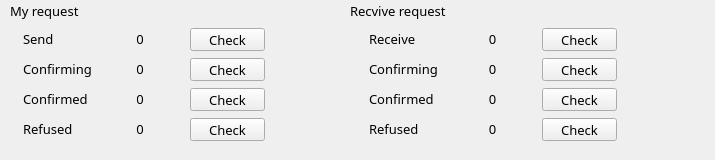
      <widget class="QFrame" name="frame_5">
       <property name="geometry">
        <rect>
         <x>0</x>
         <y>540</y>
         <width>715</width>
         <height>160</height>
        </rect>
       </property>
       <property name="sizePolicy">
        <sizepolicy hsizetype="Preferred" vsizetype="Fixed">
         <horstretch>0</horstretch>
         <verstretch>0</verstretch>
        </sizepolicy>
       </property>
       <property name="minimumSize">
        <size>
         <width>0</width>
         <height>160</height>
        </size>
       </property>
       <property name="maximumSize">
        <size>
         <width>16777215</width>
         <height>160</height>
        </size>
       </property>
       <property name="font">
        <font>
         <family>微软雅黑</family>
         <pointsize>10</pointsize>
        </font>
       </property>
       <property name="styleSheet">
        <string notr="true"/>
       </property>
       <property name="frameShape">
        <enum>QFrame::NoFrame</enum>
       </property>
       <property name="frameShadow">
        <enum>QFrame::Raised</enum>
       </property>
       <widget class="QLabel" name="label_7">
        <property name="geometry">
         <rect>
          <x>10</x>
          <y>0</y>
          <width>121</width>
          <height>21</height>
         </rect>
        </property>
        <property name="font">
         <font>
          <family>微软雅黑</family>
          <pointsize>10</pointsize>
         </font>
        </property>
        <property name="text">
         <string>My request</string>
        </property>
       </widget>
       <widget class="QLabel" name="label_23">
        <property name="geometry">
         <rect>
          <x>350</x>
          <y>0</y>
          <width>121</width>
          <height>21</height>
         </rect>
        </property>
        <property name="font">
         <font>
          <family>微软雅黑</family>
          <pointsize>10</pointsize>
         </font>
        </property>
        <property name="text">
         <string>Recvive request</string>
        </property>
       </widget>
       <widget class="QLabel" name="label_24">
        <property name="geometry">
         <rect>
          <x>23</x>
          <y>28</y>
          <width>54</width>
          <height>21</height>
         </rect>
        </property>
        <property name="font">
         <font>
          <family>微软雅黑</family>
         </font>
        </property>
        <property name="text">
         <string>Send</string>
        </property>
       </widget>
       <widget class="QLabel" name="label_25">
        <property name="geometry">
         <rect>
          <x>23</x>
          <y>58</y>
          <width>81</width>
          <height>21</height>
         </rect>
        </property>
        <property name="font">
         <font>
          <family>微软雅黑</family>
         </font>
        </property>
        <property name="text">
         <string>Confirming</string>
        </property>
       </widget>
       <widget class="QLabel" name="label_26">
        <property name="geometry">
         <rect>
          <x>23</x>
          <y>88</y>
          <width>71</width>
          <height>21</height>
         </rect>
        </property>
        <property name="font">
         <font>
          <family>微软雅黑</family>
         </font>
        </property>
        <property name="text">
         <string>Confirmed</string>
        </property>
       </widget>
       <widget class="QLabel" name="label_27">
        <property name="geometry">
         <rect>
          <x>23</x>
          <y>118</y>
          <width>54</width>
          <height>21</height>
         </rect>
        </property>
        <property name="font">
         <font>
          <family>微软雅黑</family>
         </font>
        </property>
        <property name="text">
         <string>Refused</string>
        </property>
       </widget>
       <widget class="QLabel" name="label_28">
        <property name="geometry">
         <rect>
          <x>369</x>
          <y>118</y>
          <width>54</width>
          <height>21</height>
         </rect>
        </property>
        <property name="font">
         <font>
          <family>微软雅黑</family>
         </font>
        </property>
        <property name="text">
         <string>Refused</string>
        </property>
       </widget>
       <widget class="QLabel" name="label_29">
        <property name="geometry">
         <rect>
          <x>369</x>
          <y>58</y>
          <width>71</width>
          <height>21</height>
         </rect>
        </property>
        <property name="font">
         <font>
          <family>微软雅黑</family>
         </font>
        </property>
        <property name="text">
         <string>Confirming</string>
        </property>
       </widget>
       <widget class="QLabel" name="label_30">
        <property name="geometry">
         <rect>
          <x>369</x>
          <y>88</y>
          <width>71</width>
          <height>21</height>
         </rect>
        </property>
        <property name="font">
         <font>
          <family>微软雅黑</family>
         </font>
        </property>
        <property name="text">
         <string>Confirmed</string>
        </property>
       </widget>
       <widget class="QLabel" name="label_31">
        <property name="geometry">
         <rect>
          <x>369</x>
          <y>28</y>
          <width>54</width>
          <height>21</height>
         </rect>
        </property>
        <property name="font">
         <font>
          <family>微软雅黑</family>
         </font>
        </property>
        <property name="text">
         <string>Receive</string>
        </property>
       </widget>
       <widget class="QLabel" name="labelMyRegSended">
        <property name="geometry">
         <rect>
          <x>100</x>
          <y>28</y>
          <width>80</width>
          <height>21</height>
         </rect>
        </property>
        <property name="frameShape">
         <enum>QFrame::NoFrame</enum>
        </property>
        <property name="text">
         <string>0</string>
        </property>
        <property name="alignment">
         <set>Qt::AlignCenter</set>
        </property>
       </widget>
       <widget class="QPushButton" name="btnViewMyRegSend">
        <property name="geometry">
         <rect>
          <x>190</x>
          <y>28</y>
          <width>75</width>
          <height>23</height>
         </rect>
        </property>
        <property name="font">
         <font>
          <family>微软雅黑</family>
         </font>
        </property>
        <property name="text">
         <string>Check</string>
        </property>
       </widget>
       <widget class="QLabel" name="labelMyRegWaitforConfirm">
        <property name="geometry">
         <rect>
          <x>100</x>
          <y>58</y>
          <width>80</width>
          <height>21</height>
         </rect>
        </property>
        <property name="frameShape">
         <enum>QFrame::NoFrame</enum>
        </property>
        <property name="text">
         <string>0</string>
        </property>
        <property name="alignment">
         <set>Qt::AlignCenter</set>
        </property>
       </widget>
       <widget class="QLabel" name="labelMyRegConfirmed">
        <property name="geometry">
         <rect>
          <x>100</x>
          <y>88</y>
          <width>80</width>
          <height>21</height>
         </rect>
        </property>
        <property name="frameShape">
         <enum>QFrame::NoFrame</enum>
        </property>
        <property name="text">
         <string>0</string>
        </property>
        <property name="alignment">
         <set>Qt::AlignCenter</set>
        </property>
       </widget>
       <widget class="QLabel" name="labelMyRegRefused">
        <property name="geometry">
         <rect>
          <x>100</x>
          <y>118</y>
          <width>80</width>
          <height>21</height>
         </rect>
        </property>
        <property name="frameShape">
         <enum>QFrame::NoFrame</enum>
        </property>
        <property name="text">
         <string>0</string>
        </property>
        <property name="alignment">
         <set>Qt::AlignCenter</set>
        </property>
       </widget>
       <widget class="QPushButton" name="btnViewMyRegWaitConfirm">
        <property name="geometry">
         <rect>
          <x>190</x>
          <y>58</y>
          <width>75</width>
          <height>23</height>
         </rect>
        </property>
        <property name="font">
         <font>
          <family>微软雅黑</family>
         </font>
        </property>
        <property name="text">
         <string>Check</string>
        </property>
       </widget>
       <widget class="QPushButton" name="btnViewMyRegConfirmed">
        <property name="geometry">
         <rect>
          <x>190</x>
          <y>88</y>
          <width>75</width>
          <height>23</height>
         </rect>
        </property>
        <property name="font">
         <font>
          <family>微软雅黑</family>
         </font>
        </property>
        <property name="text">
         <string>Check</string>
        </property>
       </widget>
       <widget class="QPushButton" name="btnViewMyRegRefused">
        <property name="geometry">
         <rect>
          <x>190</x>
          <y>118</y>
          <width>75</width>
          <height>23</height>
         </rect>
        </property>
        <property name="font">
         <font>
          <family>微软雅黑</family>
         </font>
        </property>
        <property name="text">
         <string>Check</string>
        </property>
       </widget>
       <widget class="QPushButton" name="btnViewRecvRegRefused">
        <property name="geometry">
         <rect>
          <x>542</x>
          <y>118</y>
          <width>75</width>
          <height>23</height>
         </rect>
        </property>
        <property name="font">
         <font>
          <family>微软雅黑</family>
         </font>
        </property>
        <property name="text">
         <string>Check</string>
        </property>
       </widget>
       <widget class="QLabel" name="labelRecvRegWaitforConfirm">
        <property name="geometry">
         <rect>
          <x>452</x>
          <y>58</y>
          <width>81</width>
          <height>21</height>
         </rect>
        </property>
        <property name="text">
         <string>0</string>
        </property>
        <property name="alignment">
         <set>Qt::AlignCenter</set>
        </property>
       </widget>
       <widget class="QLabel" name="labelRecvRegRefused">
        <property name="geometry">
         <rect>
          <x>452</x>
          <y>118</y>
          <width>81</width>
          <height>21</height>
         </rect>
        </property>
        <property name="text">
         <string>0</string>
        </property>
        <property name="alignment">
         <set>Qt::AlignCenter</set>
        </property>
       </widget>
       <widget class="QPushButton" name="btnViewRecvRegSend">
        <property name="geometry">
         <rect>
          <x>542</x>
          <y>28</y>
          <width>75</width>
          <height>23</height>
         </rect>
        </property>
        <property name="font">
         <font>
          <family>微软雅黑</family>
         </font>
        </property>
        <property name="text">
         <string>Check</string>
        </property>
       </widget>
       <widget class="QLabel" name="labelRecvRegSended">
        <property name="geometry">
         <rect>
          <x>452</x>
          <y>28</y>
          <width>81</width>
          <height>21</height>
         </rect>
        </property>
        <property name="text">
         <string>0</string>
        </property>
        <property name="alignment">
         <set>Qt::AlignCenter</set>
        </property>
       </widget>
       <widget class="QLabel" name="labelRecvRegConfirmed">
        <property name="geometry">
         <rect>
          <x>452</x>
          <y>88</y>
          <width>81</width>
          <height>21</height>
         </rect>
        </property>
        <property name="text">
         <string>0</string>
        </property>
        <property name="alignment">
         <set>Qt::AlignCenter</set>
        </property>
       </widget>
       <widget class="QPushButton" name="btnViewRecvRegConfirmed">
        <property name="geometry">
         <rect>
          <x>542</x>
          <y>88</y>
          <width>75</width>
          <height>23</height>
         </rect>
        </property>
        <property name="font">
         <font>
          <family>微软雅黑</family>
         </font>
        </property>
        <property name="text">
         <string>Check</string>
        </property>
       </widget>
       <widget class="QPushButton" name="btnViewRecvRegWaitforConfirm">
        <property name="geometry">
         <rect>
          <x>542</x>
          <y>58</y>
          <width>75</width>
          <height>23</height>
         </rect>
        </property>
        <property name="font">
         <font>
          <family>微软雅黑</family>
         </font>
        </property>
        <property name="text">
         <string>Check</string>
        </property>
       </widget>
      </widget>
